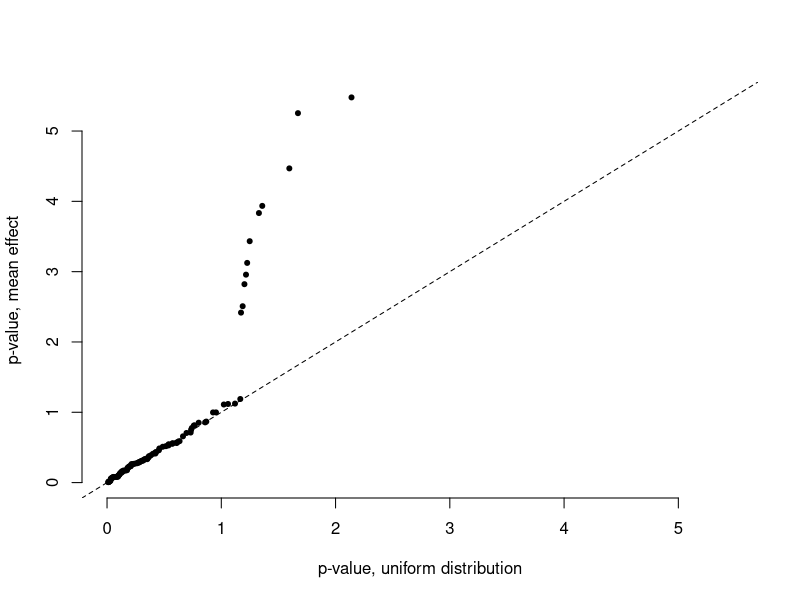
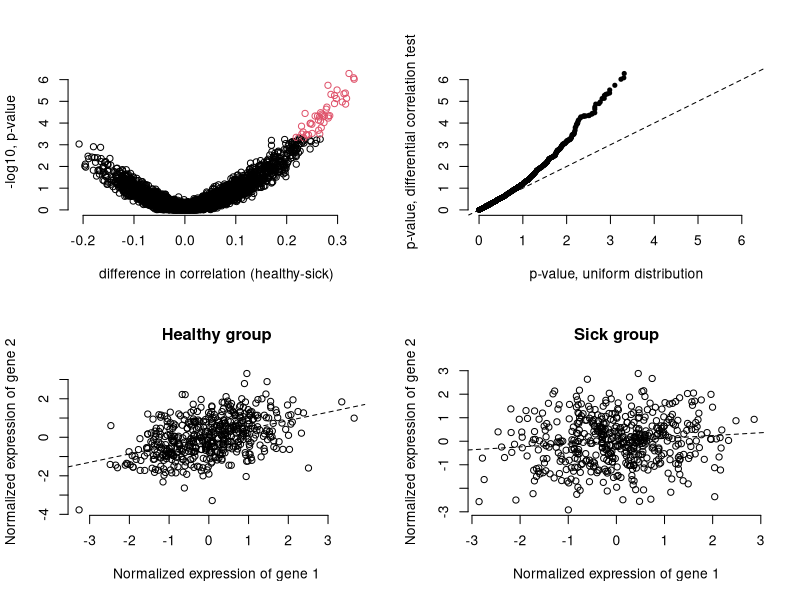

These figures' R source, in order:
############
# set parameters and underlying correlation structure
# in this example, correlations are reduced in magnitude in sick individuals relative to healthy individuals for a subset of gene pairs
############

n=1000
healthy=n/2
sick=n/2
prop_change=1/10
change_effect_size=1/4
genes=100

mat_h<-diag(genes)
mat_s<-diag(genes)

# gene pairs in healthy individuals display a range of correlation values
tmp<- sample( runif(10000,0.1,0.9) ,length(mat_h[upper.tri(mat_h)]))
mat_h[upper.tri(mat_h)] <- tmp
mat_h[lower.tri(mat_h)] <- t(mat_h)[lower.tri(mat_h)]

# for sick people, correlations are similar but reduced at a subset of sites
tmp<-as.data.frame(tmp)
tmp$change<-0
tmp$change[sample(1:dim(tmp)[1],dim(tmp)[1]*prop_change)]<-1
tmp$new<-tmp$tmp
tmp$new[which(tmp$change==1)]<-tmp$tmp[which(tmp$change==1)] * change_effect_size

mat_s[upper.tri(mat_s)] <- tmp$new
mat_s[lower.tri(mat_s)] <- t(mat_s)[lower.tri(mat_s)]

############
# simulate gene expression data from underlying correlation structure
############

library(MASS)
library(Matrix)
mat_h2<-as.matrix(nearPD(mat_h,ensureSymmetry=TRUE)[[1]])
mat_s2<-as.matrix(nearPD(mat_s,ensureSymmetry=TRUE)[[1]])

# simulate mean differences in expression between healthy and sick individuals for a subset of genes as well (to make things more realistic, and to check normalization)
mean_h<-rep(0,genes)
mean_s<-rep(0,genes)
mean_s[sample(1:genes,genes*prop_change)]<-0.25

e_h = mvrnorm(healthy, mean_h, mat_h2) 
e_s = mvrnorm(sick, mean_s, mat_s2) 
e_all<-as.data.frame(cbind(t(e_h),t(e_s)))

# confirm mean differences in expression
predictor<-c(rep(0,healthy),rep(1,sick))
p1<-apply(e_all,1,function(x) summary(lm(x ~ predictor))$coefficients[2,4])
qqplot(-log10(runif(genes)),-log10(p1),pch=20,xlab='p-value, uniform distribution',ylab='p-value, mean effect',bty='n',xlim=c(0,max(-log10(p1))),ylim=c(0,max(-log10(p1))))
x=c(0,1);y=c(0,1);abline(lm(y~x),lty=2)

############
# test for differences in correlation between healthy and sick
############

# get all possible pairwise combinations of genes
pairs<-as.data.frame(t(combn( 1:genes, 2)))

# scale data within the classes to be compared
tmp<-matrix(nrow=dim(e_all)[1],ncol=dim(e_all)[2])
for (i in c(1:dim(tmp)[1])) {
tmp[i,which(predictor==1)]<-scale( t(e_all[i,which(predictor==1)] ))
tmp[i,which(predictor==0)]<-scale( t(e_all[i,which(predictor==0)] ))
} 
e_all_norm<-tmp

# confirm there are no longer mean differences in expression
p2<-apply(e_all_norm,1,function(x) summary(lm(x ~ predictor))$coefficients[2,4])
summary(p2)

# test for differences in correlation (this will take a few minutes to run, depending on sample size and gene number)
results <- as.data.frame(t(Reduce(cbind,lapply(1:dim(pairs)[1], function(i) {
tmp1<-(e_all_norm[pairs$V1[i],])
tmp2<-(e_all_norm[pairs$V2[i],])
# here, a wilcoxon test is used to test for differences in correlation between groups; however, any number of other statistical methods (e.g., linear models or linear mixed effects models) could be used in the same framework
return( c( cor.test( e_all_norm[pairs$V1[i],which(predictor==0)] , e_all_norm[pairs$V2[i],which(predictor==0)] ,method='spearman')$estimate, cor.test( e_all_norm[pairs$V1[i],which(predictor==1)] , e_all_norm[pairs$V2[i],which(predictor==1)] ,method='spearman')$estimate, wilcox.test( (tmp1*tmp2) ~ predictor)$p.value))
}))))
names(results)<-c('cor_healthy','cor_sick','p_value')

############
# visualize results
############

par(mfrow=c(2,2))

# volcano plot
library(qvalue)
results$qvalue<-qvalue(results$p_value)$qvalues
plot(results$cor_healthy - results$cor_sick,-log10(results$p_value),bty='n',col=as.factor(results$qvalue<0.05),xlab='difference in correlation (healthy-sick)',ylab='-log10, p-value')

# qq-plot
qqplot(-log10(runif(dim(pairs)[1])),-log10(results$p_value),pch=20,xlab='p-value, uniform distribution',ylab='p-value, differential correlation test',bty='n',xlim=c(0,max(-log10(results$p_value))),ylim=c(0,max(-log10(results$p_value))))
x=c(0,1);y=c(0,1);abline(lm(y~x),lty=2)

# example
i<-which( results$p_value==min(results$p_value))
plot( e_all_norm[pairs$V1[i],which(predictor==0)] , e_all_norm[pairs$V2[i],which(predictor==0)] ,bty='n',xlab='Normalized expression of gene 1',ylab='Normalized expression of gene 2',main='Healthy group')
abline(lm ( e_all_norm[pairs$V2[i],which(predictor==0)] ~ e_all_norm[pairs$V1[i],which(predictor==0)] ),lty=2)

plot( e_all_norm[pairs$V1[i],which(predictor==1)] , e_all_norm[pairs$V2[i],which(predictor==1)] ,bty='n',xlab='Normalized expression of gene 1',ylab='Normalized expression of gene 2',main='Sick group')
abline(lm ( e_all_norm[pairs$V2[i],which(predictor==1)] ~ e_all_norm[pairs$V1[i],which(predictor==1)] ),lty=2)
